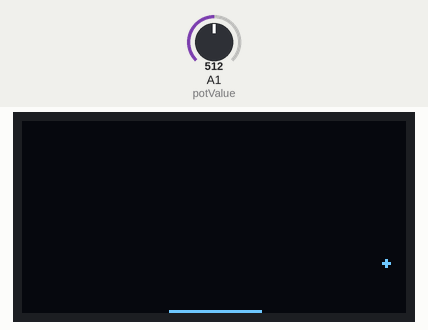
Simulated run of this sketch. Board: Arduino Uno, built with avr-gcc and run on an emulated ATmega328P. Shown: 128×64 one-colour display. The test bench sets the inputs (shaded band); at power-on: A1 (potValue) = 512. The display library's start-up logo is not drawn.

Above: at 3.2 s.
3.3 s: A1 (potValue) set to 716
At 3.52 s:
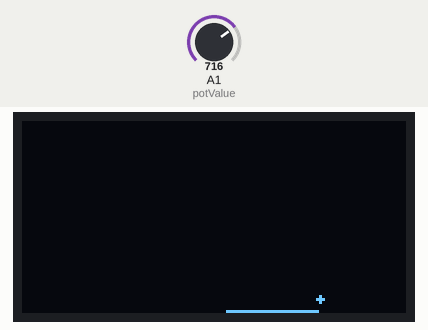
4.8 s: A1 (potValue) set to 900
At 5.11 s:
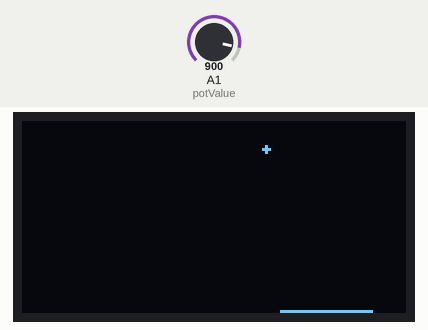
6.7 s: A1 (potValue) set to 1023
At 7.8 s:
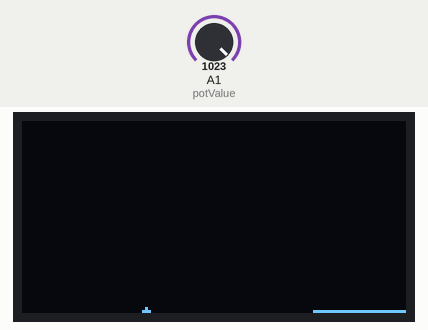
Timing chart, 0 to 9.7 s (numbered marks = the images above; inputs shaded):
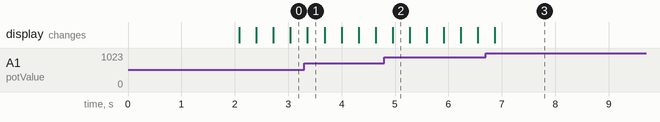

Measured:
- after the input at 6.7 s, the display: changes after 0.17 s (image 3)

The sketch:

game3.ino
```cpp
/*
 * TME Education, 2020.
 * Made by tesfamichael Molla Ali, TME Education Ambassador in Ethiopia.
 * Bouncing ball using OLED display.
*/

// Declearing libraries
#include <Wire.h>
#include <Adafruit_SSD1306.h>

#define SCREEN_WIDTH 128 // OLED display width, in pixels
#define SCREEN_HEIGHT 64 // OLED display height, in pixels

// Declaration for an SSD1306 display connected to I2C (SDA, SCL pins)
#define OLED_RESET     4
// Reset pin # (or -1 if sharing Arduino reset pin)
Adafruit_SSD1306 display(SCREEN_WIDTH, SCREEN_HEIGHT, &Wire, OLED_RESET);

int x = 10, y = 10;   // X and Y Coordinates
int vx = 3, vy = 1;   // X and Y velocities
int pot;

struct obj{
  int posx;
};

void setup() {
  Serial.begin(9600);
  // SSD1306_SWITCHCAPVCC = generate display voltage from 3.3V internally
  if(!display.begin(SSD1306_SWITCHCAPVCC, 0x3C)) { // Address 0x3D for 128x64
    Serial.println(F("SSD1306 allocation failed"));
    for(;;); // Don't proceed, loop forever
  }
  pinMode(A1, INPUT);
  // Show initial display buffer contents on the screen --
  // the library initializes this with an Adafruit splash screen.
  display.display();
  delay(2000); // Pause for 2 seconds

  // Clear the buffer
  display.clearDisplay();

}

bool playing = true;
void loop() {
  while(playing){
          // put your main code here, to run repeatedly:
          display.clearDisplay();
          moves();  // Update coordinates
          display.fillCircle(x, y, 1, WHITE);    // Create the circle with new coordinates
          pot = potValue();
          display.drawLine(pot - 15 ,63, pot + 15, 63, WHITE);
          display.display();    // Update screen
//          Serial.println((x >= pot - 15) && (x <= pot + 15) && (y >= 63));
          if(((x <= pot - 15) || (x >= pot + 15)) && (y >= 63)){
              playing = false;
          }
      }
}

int potValue(){
  return map(analogRead(A1), 0, 1024, 15, 113);
  }

void moves() {
  // move to the prefered position based on velocities
    x += vx;
    y += vy;

  // Handle jumping out of the screen
    if( 0 > x || x >= SCREEN_WIDTH) {
       vx = -vx;
       x = -x;
       if( 0 > x )
          x += SCREEN_WIDTH << 1;
    }

    if( 0 > y || y >= SCREEN_HEIGHT ) {
//      || (( 58 <= y <= 62) && (x >= pot - 15) && (x <= pot + 15))
       vy = -vy;
       y = -y;
       if( 0 > y )
          y += SCREEN_HEIGHT << 1;
    }

//    Serial.print("potL   ");
//    Serial.print(pot - 15);
//    Serial.print("  X=   ");
//    Serial.print(x);
//    Serial.print("  potR   ");
//    Serial.print(pot + 15);
//    Serial.print("   ");
//    Serial.print("y =   ");
//    Serial.println(y);

}
```
